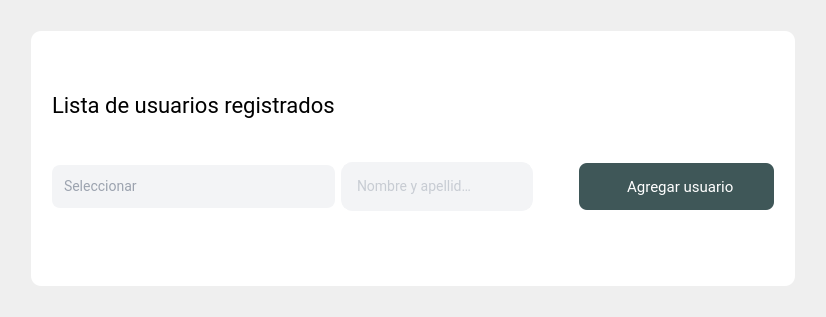
               <widget class="QWidget" name="pag4">
                <property name="styleSheet">
                 <string notr="true">#pag4{
background-color:#f1f1f1;
}</string>
                </property>
                <layout class="QGridLayout" name="gridLayout_9">
                 <item row="0" column="1">
                  <spacer name="verticalSpacer_9">
                   <property name="orientation">
                    <enum>Qt::Vertical</enum>
                   </property>
                   <property name="sizeType">
                    <enum>QSizePolicy::Fixed</enum>
                   </property>
                   <property name="sizeHint" stdset="0">
                    <size>
                     <width>0</width>
                     <height>20</height>
                    </size>
                   </property>
                  </spacer>
                 </item>
                 <item row="1" column="1">
                  <widget class="QFrame" name="frp2">
                   <property name="minimumSize">
                    <size>
                     <width>0</width>
                     <height>0</height>
                    </size>
                   </property>
                   <property name="maximumSize">
                    <size>
                     <width>16777215</width>
                     <height>16777215</height>
                    </size>
                   </property>
                   <property name="styleSheet">
                    <string notr="true">#frp2{background: #FFFFFF;
border-radius: 10px;}</string>
                   </property>
                   <property name="frameShape">
                    <enum>QFrame::NoFrame</enum>
                   </property>
                   <property name="frameShadow">
                    <enum>QFrame::Plain</enum>
                   </property>
                   <layout class="QGridLayout" name="gridLayout_11">
                    <property name="leftMargin">
                     <number>0</number>
                    </property>
                    <property name="topMargin">
                     <number>0</number>
                    </property>
                    <property name="rightMargin">
                     <number>0</number>
                    </property>
                    <property name="bottomMargin">
                     <number>0</number>
                    </property>
                    <property name="spacing">
                     <number>0</number>
                    </property>
                    <item row="0" column="1">
                     <widget class="QFrame" name="frame_10">
                      <property name="frameShadow">
                       <enum>QFrame::Plain</enum>
                      </property>
                      <layout class="QGridLayout" name="gridLayout_12">
                       <property name="leftMargin">
                        <number>12</number>
                       </property>
                       <property name="topMargin">
                        <number>12</number>
                       </property>
                       <property name="rightMargin">
                        <number>12</number>
                       </property>
                       <property name="bottomMargin">
                        <number>12</number>
                       </property>
                       <item row="2" column="0">
                        <widget class="QFrame" name="frame_12">
                         <property name="frameShadow">
                          <enum>QFrame::Plain</enum>
                         </property>
                         <layout class="QGridLayout" name="gridLayout_14">
                          <property name="leftMargin">
                           <number>0</number>
                          </property>
                          <property name="topMargin">
                           <number>0</number>
                          </property>
                          <property name="rightMargin">
                           <number>0</number>
                          </property>
                          <property name="bottomMargin">
                           <number>0</number>
                          </property>
                          <property name="spacing">
                           <number>0</number>
                          </property>
                         </layout>
                        </widget>
                       </item>
                       <item row="1" column="0">
                        <spacer name="verticalSpacer_13">
                         <property name="orientation">
                          <enum>Qt::Vertical</enum>
                         </property>
                         <property name="sizeType">
                          <enum>QSizePolicy::Fixed</enum>
                         </property>
                         <property name="sizeHint" stdset="0">
                          <size>
                           <width>20</width>
                           <height>10</height>
                          </size>
                         </property>
                        </spacer>
                       </item>
                       <item row="0" column="0">
                        <widget class="QFrame" name="frame_11">
                         <property name="styleSheet">
                          <string notr="true">/* COMBOBOX */

QComboBox{
font-family: Roboto;
font-style: normal;
font-weight: normal;
font-size: 14px;
letter-spacing: 0.02em;
background: #F3F4F6;
color:#9CA3AF;
border-radius:8px;
padding:10px;
combobox-popup: 0;
border: 2px solid #F3F4F6;

}


QComboBox::drop-down
{
    width: 20px;
    border-left-width: 1px;
	padding: 10px 10px 10px 20px;
 }


QComboBox QAbstractItemView {
	color:#9CA3AF;
	font-size:14px;
	background-color: #F3F4F6;
	selection-background-color:#344647;
	selection-color:#ffffff;
	outline: 0px;
   border: 1px solid #344647;
 border-radius:8px;
padding:10px
}



QComboBox::down-arrow
{
	image: url(:/prefijoNuevo/flecha_oscuro.png);
     width: 11px;
     height: 11px;
}

QComboBox::focus{
background: #FFFFFF;
border: 2px solid #344647;
border-radius: 8px;
}</string>
                         </property>
                         <property name="frameShadow">
                          <enum>QFrame::Plain</enum>
                         </property>
                         <layout class="QGridLayout" name="gridLayout_15">
                          <item row="3" column="0">
                           <widget class="QComboBox" name="cbox_modelo_3">
                            <property name="minimumSize">
                             <size>
                              <width>184</width>
                              <height>0</height>
                             </size>
                            </property>
                            <property name="cursor">
                             <cursorShape>PointingHandCursor</cursorShape>
                            </property>
                            <property name="styleSheet">
                             <string notr="true"/>
                            </property>
                            <item>
                             <property name="text">
                              <string>Seleccionar</string>
                             </property>
                            </item>
                            <item>
                             <property name="text">
                              <string>Santillana</string>
                             </property>
                            </item>
                            <item>
                             <property name="text">
                              <string>Mayorca</string>
                             </property>
                            </item>
                           </widget>
                          </item>
                          <item row="3" column="1">
                           <widget class="QFrame" name="frame_56">
                            <property name="minimumSize">
                             <size>
                              <width>0</width>
                              <height>47</height>
                             </size>
                            </property>
                            <property name="styleSheet">
                             <string notr="true">#frame_56{background: #F3F4F6;
border: 1px solid  #F3F4F6; ;
border-radius: 11px;}

#frame_56::focus{
background: #FFFFFF;
border: 2px solid #54BFC9;
border-radius: 8px;
}</string>
                            </property>
                            <property name="frameShape">
                             <enum>QFrame::StyledPanel</enum>
                            </property>
                            <property name="frameShadow">
                             <enum>QFrame::Plain</enum>
                            </property>
                            <layout class="QHBoxLayout" name="horizontalLayout_11">
                             <property name="leftMargin">
                              <number>1</number>
                             </property>
                             <property name="topMargin">
                              <number>1</number>
                             </property>
                             <property name="rightMargin">
                              <number>7</number>
                             </property>
                             <property name="bottomMargin">
                              <number>1</number>
                             </property>
                             <item>
                              <widget class="QLineEdit" name="line_busqueda_usuario">
                               <property name="minimumSize">
                                <size>
                                 <width>0</width>
                                 <height>45</height>
                                </size>
                               </property>
                               <property name="maximumSize">
                                <size>
                                 <width>16777215</width>
                                 <height>45</height>
                                </size>
                               </property>
                               <property name="styleSheet">
                                <string notr="true">QLineEdit{
font-family: Roboto;
font-style: normal;
font-weight: normal;
font-size: 14px;
letter-spacing: 0.02em;
background: #F3F4F6;
border: 2px solid #F3F4F6;
border-radius: 8px;
color:#9CA3AF;
padding:10px}


QLineEdit::hover{
background: #FFFFFF;
border: 2px solid #3f5758;
border-radius: 8px;
}

</string>
                               </property>
                               <property name="placeholderText">
                                <string>Nombre y apellidos...</string>
                               </property>
                              </widget>
                             </item>
                             <item>
                              <widget class="QToolButton" name="btn_busqueda_usuario">
                               <property name="enabled">
                                <bool>true</bool>
                               </property>
                               <property name="cursor">
                                <cursorShape>PointingHandCursor</cursorShape>
                               </property>
                               <property name="toolTip">
                                <string>Buscar</string>
                               </property>
                               <property name="styleSheet">
                                <string notr="true">border-radius:0px</string>
                               </property>
                               <property name="text">
                                <string/>
                               </property>
                               <property name="icon">
                                <iconset>
                                 <normaloff>:/prefijoNuevo/Vector (2).png</normaloff>
                                 <activeoff>:/prefijoNuevo/busquedaa.png</activeoff>:/prefijoNuevo/Vector (2).png</iconset>
                               </property>
                               <property name="iconSize">
                                <size>
                                 <width>26</width>
                                 <height>23</height>
                                </size>
                               </property>
                               <property name="checkable">
                                <bool>false</bool>
                               </property>
                               <property name="autoRepeat">
                                <bool>false</bool>
                               </property>
                               <property name="autoRaise">
                                <bool>true</bool>
                               </property>
                              </widget>
                             </item>
                            </layout>
                           </widget>
                          </item>
                          <item row="1" column="0">
                           <widget class="QLabel" name="label_9">
                            <property name="styleSheet">
                             <string notr="true">font-family: Roboto;
font-style: normal;
font-weight: normal;
font-size: 22px;
line-height: 28px;
letter-spacing: 0.02em;

color: #000000;</string>
                            </property>
                            <property name="text">
                             <string>Lista de usuarios registrados</string>
                            </property>
                           </widget>
                          </item>
                          <item row="0" column="0">
                           <spacer name="verticalSpacer_2">
                            <property name="orientation">
                             <enum>Qt::Vertical</enum>
                            </property>
                            <property name="sizeType">
                             <enum>QSizePolicy::Ignored</enum>
                            </property>
                            <property name="sizeHint" stdset="0">
                             <size>
                              <width>20</width>
                              <height>40</height>
                             </size>
                            </property>
                           </spacer>
                          </item>
                          <item row="3" column="2">
                           <spacer name="horizontalSpacer_5">
                            <property name="orientation">
                             <enum>Qt::Horizontal</enum>
                            </property>
                            <property name="sizeHint" stdset="0">
                             <size>
                              <width>40</width>
                              <height>20</height>
                             </size>
                            </property>
                           </spacer>
                          </item>
                          <item row="3" column="3">
                           <widget class="QPushButton" name="btn_agregarusu">
                            <property name="minimumSize">
                             <size>
                              <width>195</width>
                              <height>47</height>
                             </size>
                            </property>
                            <property name="maximumSize">
                             <size>
                              <width>110</width>
                              <height>47</height>
                             </size>
                            </property>
                            <property name="cursor">
                             <cursorShape>PointingHandCursor</cursorShape>
                            </property>
                            <property name="styleSheet">
                             <string notr="true">/*  BOTON */

QPushButton{
font-family: Roboto;
font-style: normal;
font-weight: normal;
font-size: 15px;
letter-spacing: 0.02em;
color:white;
padding:8px;
background: #3f5758;
border-radius: 8px;}

QPushButton:hover{background: #3f5758;
border-radius: 8px; }
</string>
                            </property>
                            <property name="text">
                             <string>  Agregar usuario</string>
                            </property>
                            <property name="icon">
                             <iconset>
                              <normaloff>:/prefijoNuevo/Vector.png</normaloff>:/prefijoNuevo/Vector.png</iconset>
                            </property>
                            <property name="iconSize">
                             <size>
                              <width>15</width>
                              <height>21</height>
                             </size>
                            </property>
                           </widget>
                          </item>
                          <item row="2" column="0">
                           <spacer name="verticalSpacer_3">
                            <property name="orientation">
                             <enum>Qt::Vertical</enum>
                            </property>
                            <property name="sizeType">
                             <enum>QSizePolicy::Preferred</enum>
                            </property>
                            <property name="sizeHint" stdset="0">
                             <size>
                              <width>23</width>
                              <height>37</height>
                             </size>
                            </property>
                           </spacer>
                          </item>
                         </layout>
                        </widget>
                       </item>
                      </layout>
                     </widget>
                    </item>
                    <item row="1" column="0" colspan="2">
                     <widget class="QFrame" name="frame_13">
                      <property name="frameShadow">
                       <enum>QFrame::Plain</enum>
                      </property>
                      <layout class="QHBoxLayout" name="horizontalLayout_7">
                       <item>
                        <spacer name="horizontalSpacer_12">
                         <property name="orientation">
                          <enum>Qt::Horizontal</enum>
                         </property>
                         <property name="sizeType">
                          <enum>QSizePolicy::Fixed</enum>
                         </property>
                         <property name="sizeHint" stdset="0">
                          <size>
                           <width>6</width>
                           <height>20</height>
                          </size>
                         </property>
                        </spacer>
                       </item>
                      </layout>
                     </widget>
                    </item>
                   </layout>
                  </widget>
                 </item>
                 <item row="1" column="2">
                  <spacer name="horizontalSpacer_41">
                   <property name="orientation">
                    <enum>Qt::Horizontal</enum>
                   </property>
                   <property name="sizeType">
                    <enum>QSizePolicy::Fixed</enum>
                   </property>
                   <property name="sizeHint" stdset="0">
                    <size>
                     <width>20</width>
                     <height>20</height>
                    </size>
                   </property>
                  </spacer>
                 </item>
                 <item row="1" column="0">
                  <spacer name="horizontalSpacer_33">
                   <property name="orientation">
                    <enum>Qt::Horizontal</enum>
                   </property>
                   <property name="sizeType">
                    <enum>QSizePolicy::Fixed</enum>
                   </property>
                   <property name="sizeHint" stdset="0">
                    <size>
                     <width>20</width>
                     <height>20</height>
                    </size>
                   </property>
                  </spacer>
                 </item>
                 <item row="2" column="1">
                  <spacer name="verticalSpacer_10">
                   <property name="orientation">
                    <enum>Qt::Vertical</enum>
                   </property>
                   <property name="sizeType">
                    <enum>QSizePolicy::Fixed</enum>
                   </property>
                   <property name="sizeHint" stdset="0">
                    <size>
                     <width>20</width>
                     <height>20</height>
                    </size>
                   </property>
                  </spacer>
                 </item>
                </layout>
               </widget>
